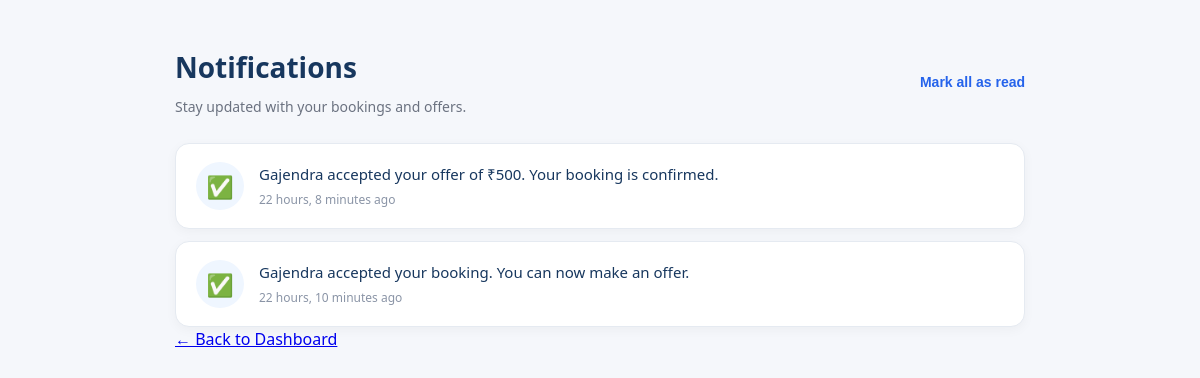
The app's page /notifications/ (signed in), older data.
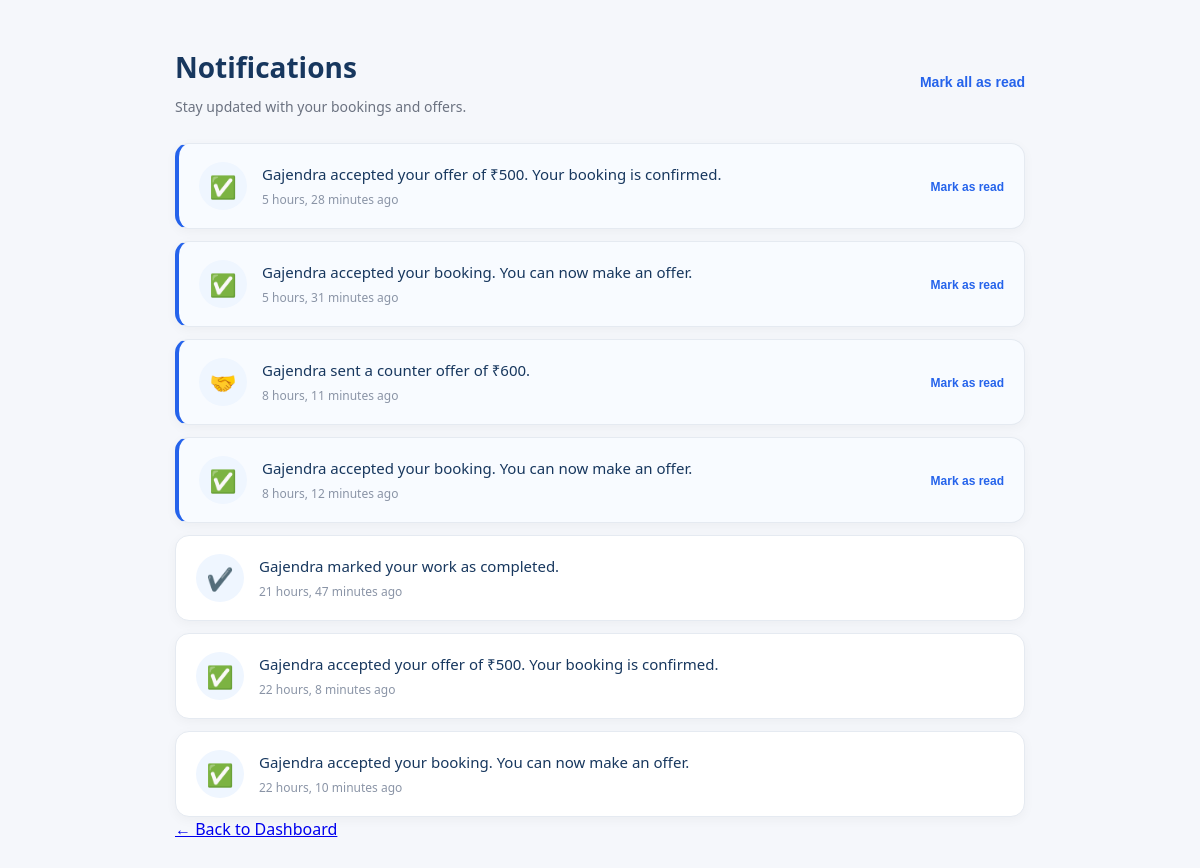
The same page, newer data.
### bookings/models.py (models this page shows, shortened)
class Notification(models.Model):
    NOTIFICATION_TYPES = [
        ("booking", "Booking"),
        ("offer", "Offer"),
        ("counter_offer", "Counter Offer"),
        ("accepted", "Accepted"),
        ("rejected", "Rejected"),
        ("completed", "Completed"),
    ]
    recipient = models.ForeignKey(
        User,
        on_delete=models.CASCADE,
        related_name="notifications"
    )
    booking = models.ForeignKey(
        Booking,
        on_delete=models.CASCADE,
        related_name="notifications",
        null=True,
        blank=True
    )
    notification_type = models.CharField(
        max_length=30,
        choices=NOTIFICATION_TYPES
    )
    message = models.CharField(
        max_length=255
    )
    is_read = models.BooleanField(
        default=False
    )
    created_at = models.DateTimeField(
        auto_now_add=True
    )

### bookings/views.py (the view)
@login_required
def notifications(request):
    notification_list = Notification.objects.filter(
        recipient=request.user
    ).select_related(
        "booking",
        "booking__worker"
    ).order_by(
        "-created_at"
    )
    return render(
        request,
        "notifications.html",
        {
            "notifications": notification_list,
        }
    )

### accounts/context_processors.py (called while the page is built)
def notification_count(request):
    if not request.user.is_authenticated:
        return {
            "unread_notification_count": 0
        }
    count = Notification.objects.filter(
        recipient=request.user,
        is_read=False
    ).count()
    return {
        "unread_notification_count": count
    }

### templates/notifications.html (shortened to what this page needs)
{% extends "base.html" %}
{% load static %}
{% block extra_css %}
<link
    rel="stylesheet"
    href="{% static 'css/notification.css' %}"
>
{% endblock %}
{% block content %}
<div class="notification-page">
    <div class="notification-container">
        <div class="notification-header">
            <div>
                <h1>
                    Notifications
                </h1>
                <p>
                    Stay updated with your bookings and offers.
                </p>
            </div>
            {% if notifications %}
            <form
                method="POST"
                action="{% url 'mark_all_notifications_read' %}"
            >
                <button
                    type="submit"
                    class="mark-all-btn"
                >
                    Mark all as read
                </button>
            </form>
            {% endif %}
        </div>
        <div class="notification-list">
            {% for notification in notifications %}
            <div
                class="notification-item
                {% if not notification.is_read %}
                    unread
                {% endif %}"
            >
                <div class="notification-icon">
                    {% if notification.notification_type == "booking" %}
                        📋
                    {% elif notification.notification_type == "offer" %}
                        💰
                    {% elif notification.notification_type == "counter_offer" %}
                        🤝
                    {% elif notification.notification_type == "accepted" %}
                        ✅
                    {% elif notification.notification_type == "rejected" %}
                        ❌
                    {% elif notification.notification_type == "completed" %}
                        ✔️
                    {% else %}
                        🔔
                    {% endif %}
                </div>
                <div class="notification-content">
                    <p>
                        {{ notification.message }}
                    </p>
                    <span class="notification-time">
                        {{ notification.created_at|timesince }} ago
                    </span>
                </div>
                {% if not notification.is_read %}
                <form
                    method="POST"
                    action="{% url 'mark_notification_read' notification.id %}"
                >
                    <button
                        type="submit"
                        class="read-btn"
                    >
                        Mark as read
                    </button>
                </form>
                {% endif %}
            </div>
            {% endfor %}
        </div>
        <a
            href="{% if user.worker_profile %}
                {% url 'worker_dashboard' %}
            {% else %}
                {% url 'customer_dashboard' %}
            {% endif %}"
            class="back-dashboard"
        >
            ← Back to Dashboard
        </a>
    </div>
</div>
{% endblock %}

Row changes from the older to the newer data that the page shows:
added Notification: message "Gajendra accepted your offer of ₹500. Your booking is confirmed.", created_at "5 hours, 28 minutes", is_read "Mark as read"
added Notification: message "Gajendra accepted your booking. You can now make an offer.", created_at "5 hours, 31 minutes", is_read "Mark as read"
added Notification: message "Gajendra sent a counter offer of ₹600.", created_at "8 hours, 11 minutes", is_read "Mark as read"
added Notification: message "Gajendra accepted your booking. You can now make an offer.", created_at "8 hours, 12 minutes", is_read "Mark as read"
added Notification: message "Gajendra marked your work as completed.", created_at "21 hours, 47 minutes", is_read True (drawn)
